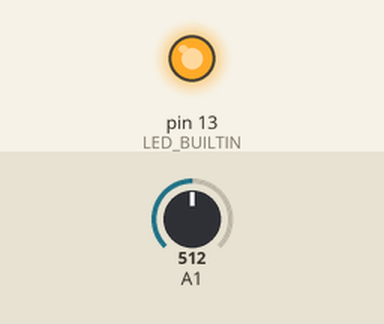
The sketch below on a simulated Arduino Uno, built with avr-gcc and run on an emulated ATmega328P. Parts: output pins drawn as LEDs (lit = HIGH). The inputs (shaded band) are chosen by the test bench; at power-on: A1 = 512. What the sketch prints to the serial monitor is not drawn.

Above: at 0.05 s.
Timing chart, 0 to 3.0 s (numbered marks = the images above):
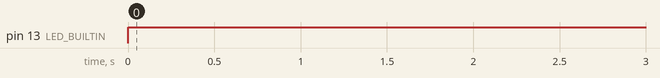

Measured:
- by itself, pin 13 (LED_BUILTIN): LOW → HIGH at 0.00 s

The sketch:

plant.ino
```cpp
// C++ code
//
int moist = 0;

void setup()
{
  pinMode(LED_BUILTIN, OUTPUT);
  pinMode(13, OUTPUT);
  pinMode(A1, INPUT);
  Serial.begin(9600);
}

void loop()
{
  digitalWrite(LED_BUILTIN, HIGH);
  delay(1000); // Wait for 1000 millisecond(s)
  digitalWrite(LED_BUILTIN, LOW);
  digitalWrite(13, LOW);
  moist = analogRead(A1);
  Serial.println(moist);
  if (moist > 600) {
    digitalWrite(12, LOW);
    delay(1); // Wait for 1 millisecond(s)
    digitalWrite(13, HIGH);
    delay(1000); // Wait for 1000 millisecond(s)
    digitalWrite(13, LOW);
    delay(1000); // Wait for 1000 millisecond(s)
  } else {
    digitalWrite(12, HIGH);
  }
}
```
